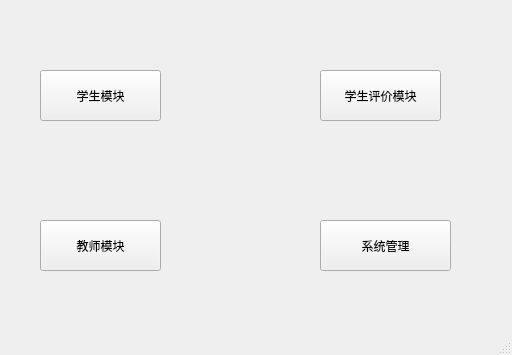
<?xml version="1.0" encoding="UTF-8"?>
<ui version="4.0">
 <class>MainWindow</class>
 <widget class="QMainWindow" name="MainWindow">
  <property name="geometry">
   <rect>
    <x>0</x>
    <y>0</y>
    <width>512</width>
    <height>355</height>
   </rect>
  </property>
  <property name="windowTitle">
   <string>学生选课和课程管理系统</string>
  </property>
  <widget class="QWidget" name="centralwidget">
   <widget class="QPushButton" name="system_management_button">
    <property name="geometry">
     <rect>
      <x>320</x>
      <y>220</y>
      <width>131</width>
      <height>51</height>
     </rect>
    </property>
    <property name="text">
     <string>系统管理</string>
    </property>
   </widget>
   <widget class="QPushButton" name="studentManageButton">
    <property name="geometry">
     <rect>
      <x>40</x>
      <y>70</y>
      <width>121</width>
      <height>51</height>
     </rect>
    </property>
    <property name="text">
     <string>学生模块</string>
    </property>
   </widget>
   <widget class="QPushButton" name="teacherManageButton">
    <property name="geometry">
     <rect>
      <x>40</x>
      <y>220</y>
      <width>121</width>
      <height>51</height>
     </rect>
    </property>
    <property name="text">
     <string>教师模块</string>
    </property>
   </widget>
   <widget class="QPushButton" name="studentManageButton_2">
    <property name="geometry">
     <rect>
      <x>320</x>
      <y>70</y>
      <width>121</width>
      <height>51</height>
     </rect>
    </property>
    <property name="text">
     <string>学生评价模块</string>
    </property>
   </widget>
  </widget>
  <widget class="QMenuBar" name="menubar">
   <property name="geometry">
    <rect>
     <x>0</x>
     <y>0</y>
     <width>512</width>
     <height>23</height>
    </rect>
   </property>
  </widget>
  <widget class="QStatusBar" name="statusbar"/>
 </widget>
 <resources/>
 <connections/>
</ui>
